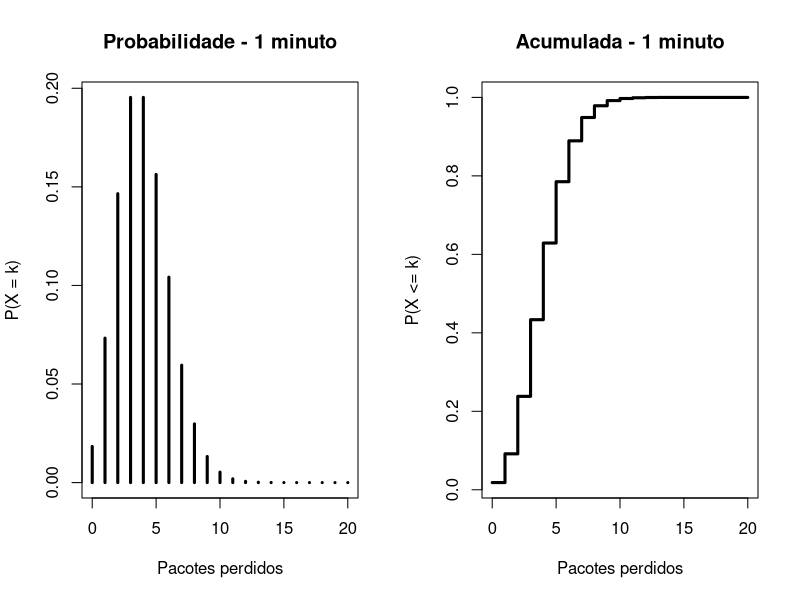

Write R code to recreate this figure.
lambda <- 4

#A 
k <- 0:20

par(mfrow = c(1,2))

plot(
  k,
  dpois(k, lambda),
  main="Probabilidade - 1 minuto",
  xlab = "Pacotes perdidos",
  ylab = "P(X = k)",
  lwd = 3,
  type = "h"
)

plot(
  k,
  ppois(k, lambda),
  main="Acumulada - 1 minuto",
  xlab = "Pacotes perdidos",
  ylab = "P(X <= k)",
  lwd = 3,
  type = "s"
)

# B Exatamente 6 perdas em 2 minutos
dpois(6, lambda * 2)

# C No máximo 3 perdas em 2 minutos
ppois(3, lambda * 2)

# D Esperança (valor esperado) e variância em 5 minutos
# Na Poisson, ambas são iguais ao parâmetro lambda do intervalo
valor.esperado <- lambda * 5; print(valor.esperado)
variancia      <- lambda * 5; print(variancia)
